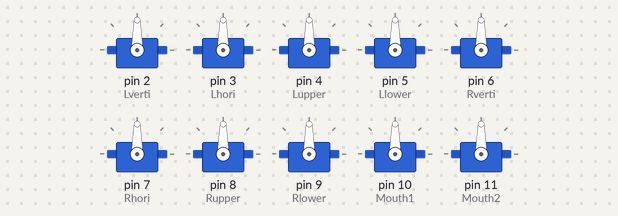
Bench run of a sketch on a simulated Arduino Uno, built with avr-gcc and run on an emulated ATmega328P. Shown: 10 × servo. Random numbers use the default seed unless the sketch sets one.

Above: at 0.1 s.
At 40.2 s:
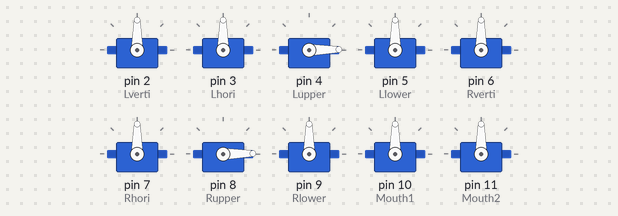
Timing chart, 0 to 91.7 s (numbered marks = the images above):
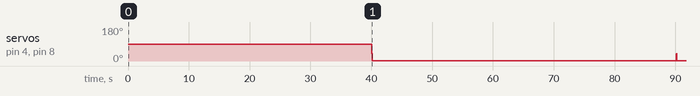

Measured:
- by itself, servo on pin 4 (Lupper), servo on pin 8 (Rupper): 90° → 1° at 40.0 s

The sketch:

V2_Arduino.ino
```cpp
#include <TimerOne.h>
#include <Servo.h>


Servo Lverti;
Servo Lhori;
Servo Lupper;
Servo Llower;

Servo Rverti;
Servo Rhori;
Servo Rupper;
Servo Rlower;

Servo Mouth1;
Servo Mouth2;


void setup(void)
{
  Timer1.initialize(40000000);  // 40 sec
  Timer1.attachInterrupt(timer_call); // function called
  noInterrupts(); // none while initialising

  // All motors of eye subsystem
  {
    Lverti.attach(2);
    Lhori.attach(3);
    Lupper.attach(4);
    Llower.attach(5);

    Rverti.attach(6);
    Rhori.attach(7);
    Rupper.attach(8);
    Rlower.attach(9);
  }

  //All motors of mouth subsystem
  {
    Mouth1.attach(10);
    Mouth2.attach(11);
  }
  interrupts();   //  here we go
}

void timer_call(void)
{
  if(random(2) == 1)  //blink once
  {
    for(int i = 0; i<60; i++)
    {
      Lupper.write(i);
      Rupper.write(i);
      delay(1);
    }
    for(int i = 60; i>0; i--)
    {
      Lupper.write(i);
      Rupper.write(i);
      delay(1);
    }
  }
  else                //blink twice
  {
    for(int i = 0; i<60; i++)
    {
      Lupper.write(i);
      Rupper.write(i);
      delay(1);
    }
    for(int i = 60; i>0; i--)
    {
      Lupper.write(i);
      Rupper.write(i);
      delay(1);
    }
    for(int i = 0; i<60; i++)
    {
      Lupper.write(i);
      Rupper.write(i);
      delay(1);
    }
    for(int i = 60; i>0; i--)
    {
      Lupper.write(i);
      Rupper.write(i);
      delay(1);
    }
  }

  // digitalWrite(led, ledState);
  Timer1.initialize(10000000 * random(4,12));
}


void loop(void)
{

  delay(10000);
}
```
